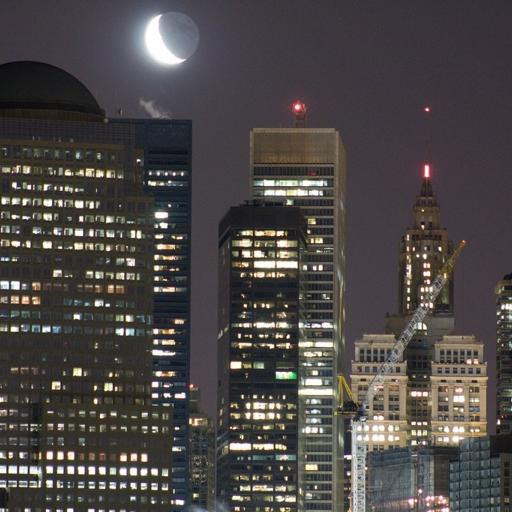
#> input picture dataset_1/city/image_00004.jpg, 512 x 512 px; its folder holds only this picture in this run
$ jupyter execute --allow-errors hog-svm-old.ipynb
#> lines starting #> are read from the running program, lines starting #| are printed output that depends on the picture
#> `image = cv2.imread(image_path,cv2.IMREAD_GRAYSCALE)`:
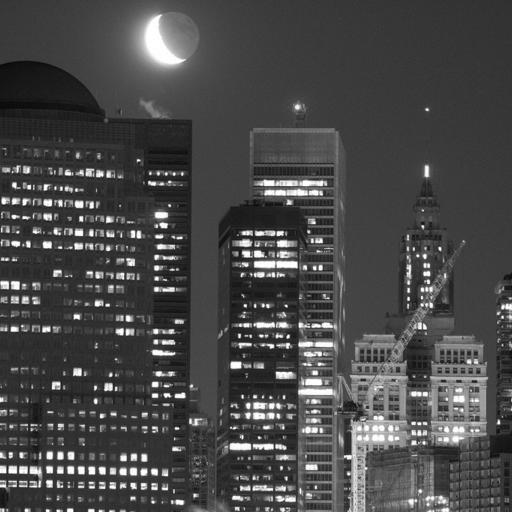
#> image: shape (512, 512); min 7, max 255, mean 73
#> pass 2 of the loop `for i in range(0,3):`:
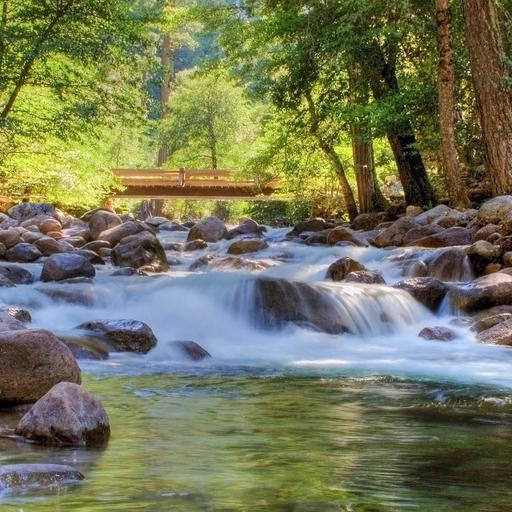
#> input picture dataset_1/nature/image_00001.jpg, 512 x 512 px
#> `image = cv2.imread(image_path,cv2.IMREAD_GRAYSCALE)`:
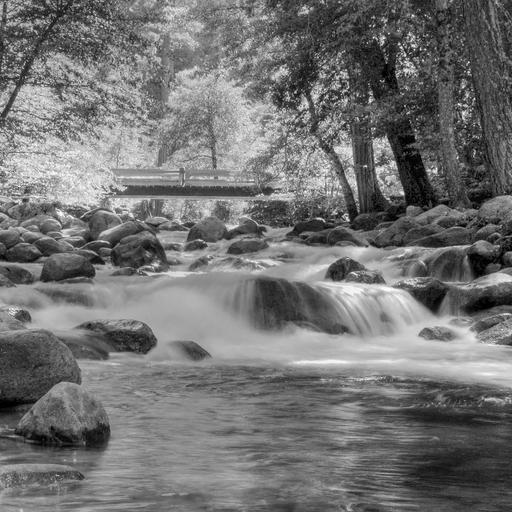
#> image: shape (512, 512); min 0, max 255, mean 114.8
[cell 1]
from skimage import feature
import cv2
import os
import numpy as np
from sklearn.model_selection import train_test_split
from sklearn.svm import SVC
from sklearn.metrics import accuracy_score
from sklearn.model_selection import cross_val_score
from sklearn import datasets
import joblib
from sklearn.model_selection import cross_val_score

label_group = ['city','nature','old']
features_list = []
labels_list = []

#> (the rest of this cell did not finish here and is left out)
